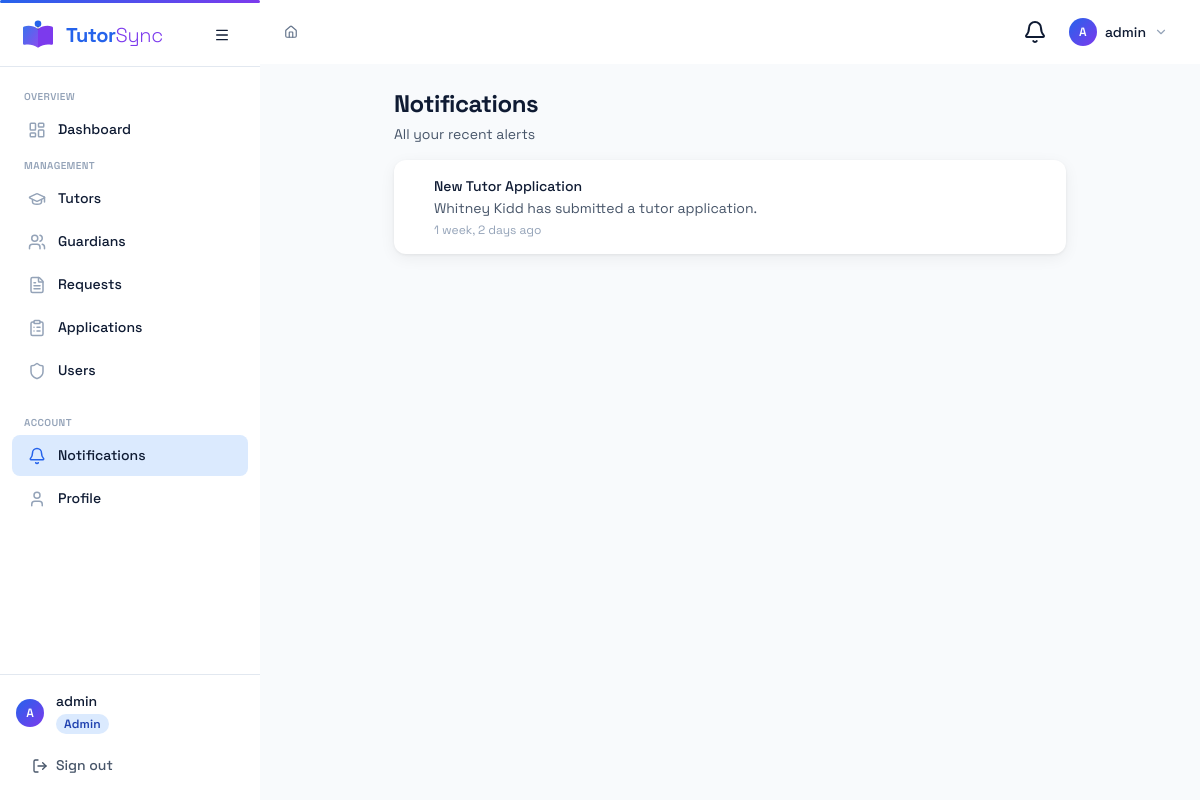
/notifications/ (signed in), run on the app's committed database.
### accounts/models.py (models this page shows, shortened)
class User(AbstractUser):
    ROLE_CHOICES = [
        ('admin', 'Admin'),
        ('tutor', 'Tutor'),
        ('guardian', 'Guardian'),
    ]
    role = models.CharField(max_length=20, choices=ROLE_CHOICES, default='guardian', db_index=True)
    phone = models.CharField(max_length=20, blank=True)
    avatar = models.ImageField(upload_to='avatars/', blank=True)
    created_at = models.DateTimeField(auto_now_add=True)

class Notification(models.Model):
    recipient = models.ForeignKey(User, on_delete=models.CASCADE, related_name='notifications')
    title = models.CharField(max_length=200)
    message = models.TextField()
    link = models.CharField(max_length=500, blank=True)
    is_read = models.BooleanField(default=False)
    created_at = models.DateTimeField(auto_now_add=True)
    class Meta:
        ordering = ['-created_at']

### accounts/views.py (the view)
# urls.py: path('notifications/', views.notification_list_view, name='notifications'),
@login_required
def notification_list_view(request):
    notifications = request.user.notifications.all()
    notifications.filter(is_read=False).update(is_read=True)
    return render(request, 'accounts/notification_list.html', {'notifications': notifications})

### accounts/context_processors.py (called while the page is built)
def notifications(request):
    if not request.user.is_authenticated:
        return {'unread_count': 0, 'recent_notifications': []}
    unread_count = Notification.objects.filter(recipient=request.user, is_read=False).count()
    recent_notifications = Notification.objects.filter(recipient=request.user)[:5]
    return {
        'unread_count': unread_count,
        'recent_notifications': recent_notifications,
    }

### templates/accounts/notification_list.html (shortened to what this page needs)
{% extends "base.html" %}
{% block content %}
<div class="max-w-2xl mx-auto space-y-4">
  <div class="flex items-center justify-between">
    <div>
      <h1 class="text-2xl font-bold tracking-tight" style="color:var(--color-ink)">Notifications</h1>
      <p class="text-sm mt-1" style="color:var(--color-ink-muted)">All your recent alerts</p>
    </div>
  </div>
  {% if notifications %}
  <div class="ts-card divide-y" style="border-color:var(--color-border)">
    {% for notif in notifications %}
    <a href="{{ notif.link|default:'#' }}"
       class="flex gap-3 px-5 py-4 hover:bg-slate-50 transition-colors {% if not notif.is_read %}bg-blue-50{% endif %}"
       style="text-decoration:none">
      <div class="w-2 h-2 rounded-full mt-2 flex-shrink-0
                  {% if not notif.is_read %}bg-blue-500{% else %}bg-transparent{% endif %}"></div>
      <div class="min-w-0 flex-1">
        <p class="text-sm font-medium" style="color:var(--color-ink)">{{ notif.title }}</p>
        <p class="text-sm mt-0.5" style="color:var(--color-ink-muted)">{{ notif.message }}</p>
        <p class="text-xs mt-1" style="color:var(--color-ink-faint)">{{ notif.created_at|timesince }} ago</p>
      </div>
    </a>
    {% endfor %}
  </div>
  {% else %}
  {% include "components/empty_state.html" with icon="bell-off" title="No notifications" message="You're all caught up!" %}
  {% endif %}
</div>
{% endblock %}

### templates/components/sidebar.html (shortened to what this page needs)
<aside id="ts-sidebar" class="ts-sidebar">
  <div class="ts-sidebar-header flex items-center px-5 h-16 border-b" style="border-color:var(--color-border)">
    {% include "components/logo.html" with size="md" %}
    <button id="ts-sidebar-toggle" class="ts-btn ts-btn-ghost ts-btn-icon ml-auto flex-shrink-0" aria-label="Toggle sidebar">
      <i data-lucide="menu" class="w-4 h-4"></i>
    </button>
  </div>
  <nav class="flex-1 overflow-y-auto py-4 overflow-x-hidden">
    {% if user.role == 'admin' or user.is_staff %}
    <span class="ts-nav-section-label">Overview</span>
    <a href="{% url 'dashboard' %}"         class="ts-nav-item {% if request.resolver_match.url_name == 'dashboard' %}active{% endif %}">
      <i data-lucide="layout-dashboard" class="w-4.5 h-4.5"></i>
      <span class="nav-label">Dashboard</span>
    </a>
    <span class="ts-nav-section-label">Management</span>
    <a href="{% url 'tutor_list' %}"         class="ts-nav-item {% if 'tutor' in request.resolver_match.url_name %}active{% endif %}">
      <i data-lucide="graduation-cap" class="w-4.5 h-4.5"></i>
      <span class="nav-label">Tutors</span>
    </a>
    <a href="{% url 'guardian_list' %}"      class="ts-nav-item {% if 'guardian' in request.resolver_match.url_name %}active{% endif %}">
      <i data-lucide="users" class="w-4.5 h-4.5"></i>
      <span class="nav-label">Guardians</span>
    </a>
    <a href="{% url 'request_list' %}"       class="ts-nav-item {% if 'request' in request.resolver_match.url_name %}active{% endif %}">
      <i data-lucide="file-text" class="w-4.5 h-4.5"></i>
      <span class="nav-label">Requests</span>
    </a>
    <a href="{% url 'application_list' %}"   class="ts-nav-item {% if 'application' in request.resolver_match.url_name %}active{% endif %}">
      <i data-lucide="clipboard-list" class="w-4.5 h-4.5"></i>
      <span class="nav-label">Applications</span>
    </a>
    <a href="{% url 'admin_user_list' %}"    class="ts-nav-item {% if 'admin_user' in request.resolver_match.url_name %}active{% endif %}">
      <i data-lucide="shield" class="w-4.5 h-4.5"></i>
      <span class="nav-label">Users</span>
    </a>
    {% endif %}
    <div class="mt-auto pt-4">
      <span class="ts-nav-section-label">Account</span>
      <a href="{% url 'notifications' %}"     class="ts-nav-item {% if request.resolver_match.url_name == 'notifications' %}active{% endif %}">
        <i data-lucide="bell" class="w-4.5 h-4.5"></i>
        <span class="nav-label">Notifications</span>
      </a>
      <a href="{% url 'profile' %}"           class="ts-nav-item {% if request.resolver_match.url_name == 'profile' %}active{% endif %}">
        <i data-lucide="user" class="w-4.5 h-4.5"></i>
        <span class="nav-label">Profile</span>
      </a>
    </div>
  </nav>
  <div class="ts-sidebar-footer p-4 border-t" style="border-color:var(--color-border)">
    <div class="flex items-center gap-3 overflow-hidden">
      <div class="ts-avatar ts-avatar-sm flex-shrink-0">{{ user.get_full_name|first|default:user.username|first|upper }}</div>
      <div class="nav-label min-w-0">
        <p class="text-sm font-medium truncate" style="color:var(--color-ink)">{{ user.get_full_name|default:user.username }}</p>
        <span class="ts-badge ts-role-{{ user.role }} text-xs">{{ user.role|title }}</span>
      </div>
    </div>
    <a href="{% url 'logout' %}" class="ts-btn ts-btn-ghost ts-sidebar-logout mt-3 w-full justify-start" style="color:var(--color-ink-muted)">
      <i data-lucide="log-out" class="w-4 h-4 flex-shrink-0"></i>
      <span class="nav-label">Sign out</span>
    </a>
  </div>
</aside>

### templates/components/topbar.html (shortened to what this page needs)
<header class="ts-topbar">
  <nav class="ts-breadcrumb flex-1" aria-label="Breadcrumb">
    {% block breadcrumb %}
    <a href="{% url 'dashboard' %}">
      <i data-lucide="home" class="w-3.5 h-3.5 inline-block -mt-0.5"></i>
    </a>
    {% endblock %}
  </nav>
  <div class="flex items-center gap-2">
    <div class="relative">
      <button id="ts-notif-btn" class="ts-btn ts-btn-ghost ts-btn-icon relative" aria-label="Notifications">
        <i data-lucide="bell" class="w-4.5 h-4.5"></i>
      </button>
    </div>
    <div class="relative">
      <button id="ts-user-menu-btn" class="flex items-center gap-2 ts-btn ts-btn-ghost px-2" aria-label="User menu">
        <div class="ts-avatar ts-avatar-sm">{{ user.get_full_name|first|default:user.username|first|upper }}</div>
        <span class="hidden md:block text-sm font-medium" style="color:var(--color-ink)">{{ user.get_full_name|default:user.username }}</span>
        <i data-lucide="chevron-down" class="w-3.5 h-3.5 hidden md:block" style="color:var(--color-ink-faint)"></i>
      </button>
    </div>
  </div>
</header>

### static/css/design-tokens.css (style rules this page uses)
:root { --color-primary-50: #EFF6FF; --color-primary-100: #DBEAFE; --color-primary-200: #BFDBFE; --color-primary-300: #93C5FD; --color-primary-400: #60A5FA; --color-primary-500: #3B82F6; --color-primary-600: #2563EB; --color-primary-700: #1D4ED8; --color-primary-800: #1E40AF; --color-primary-900: #1E3A8A; --color-primary: #2563EB; --color-accent-50: #F5F3FF; --color-accent-100: #EDE9FE; --color-accent-200: #DDD6FE; --color-accent-300: #C4B5FD; --color-accent-400: #A78BFA; --color-accent-500: #8B5CF6; --color-accent-600: #7C3AED; --color-accent-700: #6D28D9; --color-accent-800: #5B21B6; --color-accent-900: #4C1D95; --color-accent: #7C3AED; --color-ink: #0F1B33; --color-ink-soft: #1E293B; --color-ink-muted: #475569; --color-ink-subtle: #64748B; --color-ink-faint: #94A3B8; --color-surface: #FFFFFF; --color-surface-1: #F8FAFC; --color-surface-2: #F1F5F9; --color-surface-3: #E2E8F0; --color-border: #E2E8F0; --color-border-soft: #F1F5F9; --color-status-pending-bg: #FEF9C3; --color-status-pending-text: #854D0E; --color-status-review-bg: #DBEAFE; --color-status-review-text: #1E40AF; --color-status-matched-bg: #DCFCE7; --color-status-matched-text: #166534; --color-status-rejected-bg: #FEE2E2; --color-status-rejected-text:#991B1B; --color-status-closed-bg: #F1F5F9; --color-status-closed-text: #475569; --color-status-interview-bg: #F3E8FF; --color-status-interview-text:#6B21A8; --gradient-brand: linear-gradient(135deg, #2563EB 0%, #7C3AED 100%); --gradient-brand-r: linear-gradient(135deg, #7C3AED 0%, #2563EB 100%); --gradient-brand-h: linear-gradient(90deg, #2563EB 0%, #7C3AED 100%); --gradient-subtle: linear-gradient(135deg, #EFF6FF 0%, #F5F3FF 100%); --gradient-surface: linear-gradient(180deg, #FFFFFF 0%, #F8FAFC 100%); --font-sans: 'Space Grotesk', Inter, system-ui, -apple-system, sans-serif; --font-display: 'Space Grotesk', Inter, sans-serif; --font-mono: 'JetBrains Mono', 'Fira Code', 'Cascadia Code', monospace; --font-size-2xs: 0.625rem; --font-size-xs: 0.75rem; --font-size-sm: 0.875rem; --font-size-base: 1rem; --font-size-lg: 1.125rem; --font-size-xl: 1.25rem; --font-size-2xl: 1.5rem; --font-size-3xl: 1.875rem; --font-size-4xl: 2.25rem; --font-weight-light: 300; --font-weight-normal: 400; --font-weight-medium: 500; --font-weight-semibold: 600; --font-weight-bold: 700; --letter-spacing-tight: -0.02em; --letter-spacing-tighter: -0.03em; --letter-spacing-normal: 0; --letter-spacing-wide: 0.04em; --line-height-tight: 1.25; --line-height-snug: 1.375; --line-height-normal: 1.5; --line-height-relaxed:1.625; --space-px: 1px; --space-0-5: 0.125rem; --space-1: 0.25rem; --space-1-5: 0.375rem; --space-2: 0.5rem; --space-2-5: 0.625rem; --space-3: 0.75rem; --space-4: 1rem; --space-5: 1.25rem; --space-6: 1.5rem; --space-8: 2rem; --space-10: 2.5rem; --space-12: 3rem; --space-16: 4rem; --space-20: 5rem; --radius-sm: 0.25rem; --radius-md: 0.375rem; --radius-lg: 0.5rem; --radius-xl: 0.75rem; --radius-2xl: 1rem; --radius-3xl: 1.5rem; --radius-full: 9999px; --shadow-xs: 0 1px 2px rgba(0, 0, 0, 0.05); --shadow-sm: 0 1px 3px rgba(0, 0, 0, 0.06), 0 1px 2px rgba(0, 0, 0, 0.04); --shadow-card: 0 1px 3px rgba(0, 0, 0, 0.06), 0 4px 16px rgba(0, 0, 0, 0.06); --shadow-md: 0 4px 6px rgba(0, 0, 0, 0.07), 0 2px 4px rgba(0, 0, 0, 0.06); --shadow-lg: 0 10px 15px rgba(0, 0, 0, 0.07), 0 4px 6px rgba(0, 0, 0, 0.05); --shadow-xl: 0 20px 25px rgba(0, 0, 0, 0.08), 0 10px 10px rgba(0, 0, 0, 0.04); --shadow-inner: inset 0 2px 4px rgba(0, 0, 0, 0.06); --shadow-glow: 0 0 0 3px rgba(37, 99, 235, 0.15); --shadow-glow-accent: 0 0 0 3px rgba(124, 58, 237, 0.15); --shadow-app-icon: 0 12px 30px rgba(37, 99, 235, 0.32); --sidebar-width: 260px; --sidebar-collapsed: 72px; --topbar-height: 64px; --content-max-width: 1280px; --duration-fast: 120ms; --duration-normal: 200ms; --duration-slow: 300ms; --ease-default: cubic-bezier(0.4, 0, 0.2, 1); --ease-spring: cubic-bezier(0.2, 0.7, 0.3, 1); --ease-in: cubic-bezier(0.4, 0, 1, 1); --ease-out: cubic-bezier(0, 0, 0.2, 1); --z-base: 0; --z-raised: 10; --z-dropdown:20; --z-sticky: 30; --z-overlay: 40; --z-modal: 50; --z-toast: 60; }

### data on the page
User: get_full_name|first "A", get_full_name "admin", role "Admin"
Notification: title "New Tutor Application", message "Whitney Kidd has submitted a tutor application.", created_at "1 week, 2 days"
